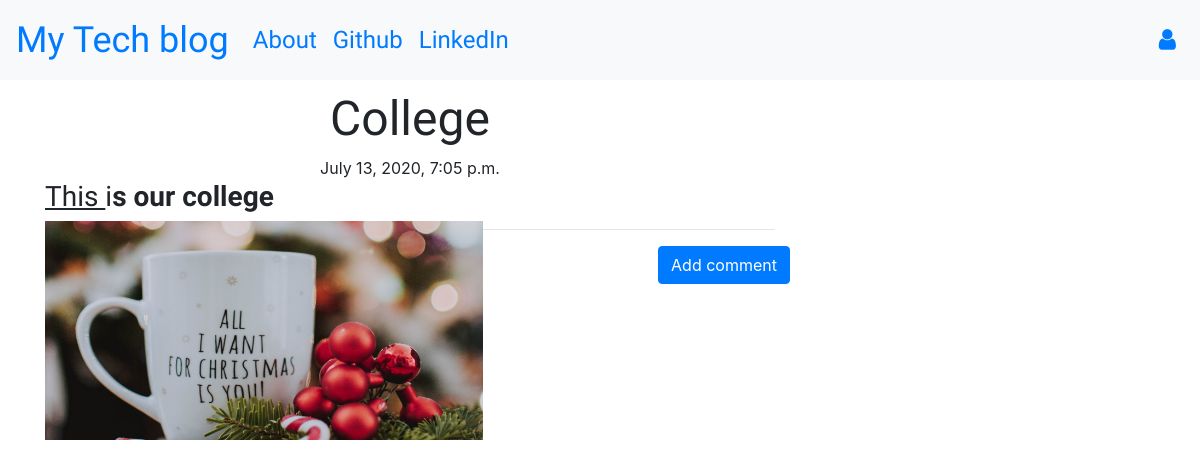
The page /post/25 on the database its author committed.
### blog/models.py (models this page shows, shortened)
class Post(models.Model):
    author = models.ForeignKey('auth.User',on_delete=models.CASCADE)
    title = models.CharField(max_length=256)
    text = models.TextField()
    create_date = models.DateTimeField(default=timezone.now)
    published_date = models.DateTimeField(blank=True, null=True)
    hotel_Main_Img = models.ImageField(upload_to='images/',blank=True)

### blog/views.py (the view)
# urls.py: path('post/<int:pk>',views.PostDetailView.as_view(),name='post_detail'),
class PostDetailView(DetailView):
    model = Post

### blog/templates/blog/post_detail.html (shortened to what this page needs)
{% extends 'blog/base.html' %}
{% block content %}
        <h1 class='posttitle loader'>{{ post.title }}</h1>
        {% if post.published_date %}
            <div class="date postdate">
                {{ post.published_date }}
            </div>
        {% else %}
            <a class="btn btn-outline-dark" href="{% url 'post_publish' pk=post.pk %}">Publish</a>
        {% endif %}
        <strong class='postcontent' >{{ post.text|safe|linebreaksbr }}</strong>
        {% if post.hotel_Main_Img %}
        <p class='postcontent'><img src="{{ post.hotel_Main_Img.url }}" class="img-responsive" style="width: 60%; float: left; margin-right: 10px;" /></p>
        {% else %}
        <p>No image found</p>
        {% endif %}
  <a class="btn btn-primary btn-comment" href="{% url 'add_comment_to_post' pk=post.pk %}">Add comment</a>
  <div class="container">
  {% for comment in post.comments.all %}
  <br>
  {% empty %}
      <p>No comments posted.</p>
  {% endfor %}
</div>
{% endblock %}

### blog/static/css/blog.css (style rules this page uses)
.loader { filter:hue-rotate(0deg); color:linear-gradient(45deg,#0f8,#08f); animation:hue 10000ms infinite linear; }
.postdate { text-align: center; }
.posttitle { font-family: 'Faster One',sans-serif; font-size: 3em; text-align: center; }
.postcontent { font-family: 'Montez'; font-size: 1.5em; }
.btn-comment { position: absolute; right: 0px; }

### rows shown on the page
Post: title "College", published_date "July 13, 2020, 7:05 p.m.", text "This i s our college", hotel_Main_Img (picture)
